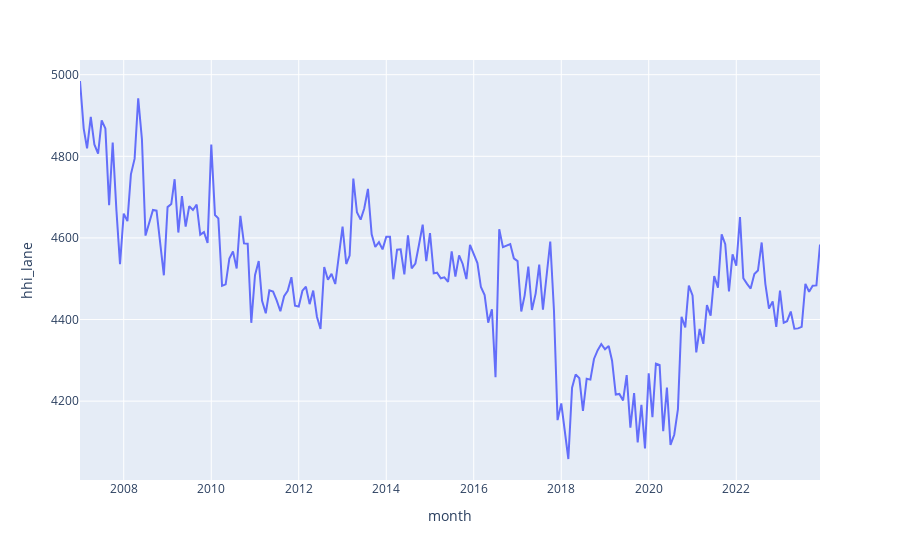

The cell this chart's notebook holds for it:
### Code cell
top10_lanes = (
    main_lf
    .group_by('lane_id')
    .agg(pl.col('teus').sum())
    .sort(by='teus', descending=True)
    .limit(10)
    .collect()
)

px.line(
    lanepanel_lf.select('hhi_lane', 'month', 'lane_id')
    #.filter(pl.col('lane_id').is_in(top10_lanes))
    .with_columns(pl.col('month').str.to_date('%Y%m'))
    .group_by('month')
    .agg(pl.col('hhi_lane').mean()).collect()
    .sort(by='month'),
    x='month', y='hhi_lane'
)

### Figure 1 — Plotly figure (JSON) as saved in the notebook; plotly's stock layout.template omitted (floating-point values rounded to 4 significant figures; data arrays with more than 128 entries replaced by an {"elided": "..."} marker saying what was removed)
{"data": [{"hovertemplate": "month=%{x}<br>hhi_lane=%{y}<extra></extra>", "legendgroup": "", "line": {"color": "#636efa", "dash": "solid"}, "marker": {"symbol": "circle"}, "mode": "lines", "name": "", "orientation": "v", "showlegend": false, "type": "scatter", "x": {"elided": "204 str values"}, "xaxis": "x", "y": {"elided": "204 float values"}, "yaxis": "y"}], "layout": {"legend": {"tracegroupgap": 0}, "margin": {"t": 60}, "xaxis": {"anchor": "y", "domain": [0, 1], "title": {"text": "month"}}, "yaxis": {"anchor": "x", "domain": [0, 1], "title": {"text": "hhi_lane"}}}}
